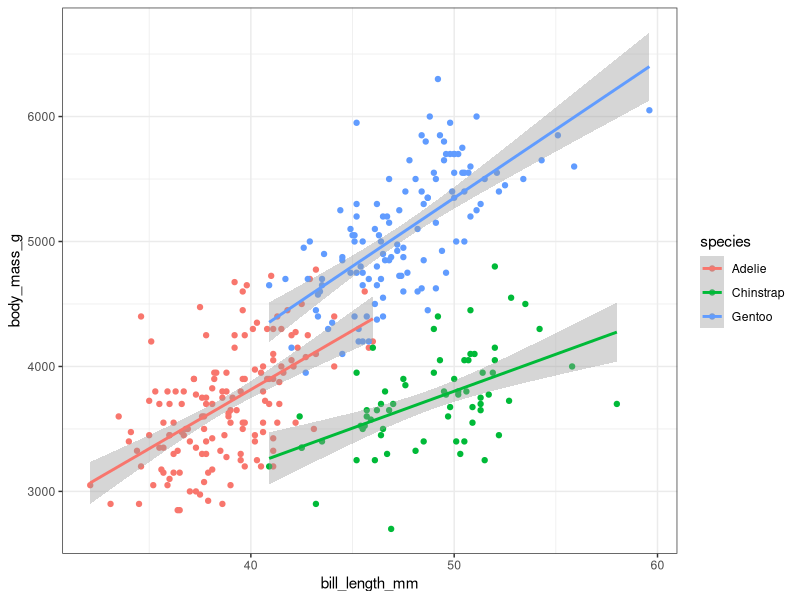

Recreate this plot in R.
## ---- chunk 1
library(palmerpenguins)
library(dplyr)
library(ggplot2)

df <- palmerpenguins::penguins
## ---- chunk 2
df %>% 
  group_by(species, sex) %>%
  summarise(
    across(
      where(is.numeric),
      \(x) mean(x, na.rm = TRUE)
    )
  ) %>%
  knitr::kable()
## ---- chunk 3
df %>% ggplot(aes(x = bill_length_mm, y = body_mass_g, color = species)) +
  geom_point() +
  geom_smooth(method = "lm") +
  theme_bw()
